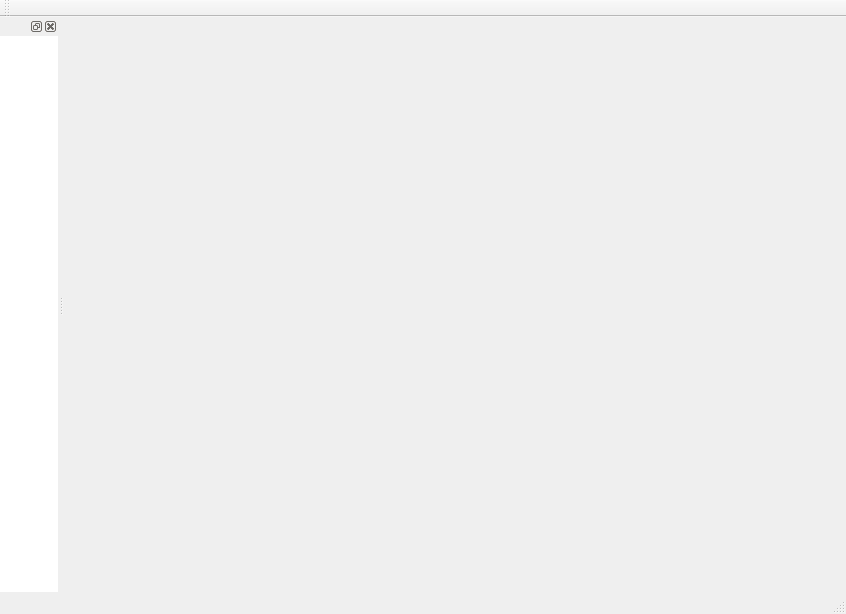
<?xml version="1.0" encoding="UTF-8"?>
<ui version="4.0">
 <class>MainWindowClass</class>
 <widget class="QMainWindow" name="MainWindowClass">
  <property name="geometry">
   <rect>
    <x>0</x>
    <y>0</y>
    <width>846</width>
    <height>614</height>
   </rect>
  </property>
  <property name="windowTitle">
   <string>MainWindow</string>
  </property>
  <widget class="QWidget" name="centralWidgetMask">
   <property name="enabled">
    <bool>true</bool>
   </property>
   <property name="styleSheet">
    <string notr="true"/>
   </property>
   <layout class="QHBoxLayout" name="horizontalLayout">
    <item>
     <widget class="CentralWidget" name="centralWidget" native="true"/>
    </item>
   </layout>
  </widget>
  <widget class="QDockWidget" name="dockWidget">
   <property name="styleSheet">
    <string notr="true">background-color: #ffffff;</string>
   </property>
   <attribute name="dockWidgetArea">
    <number>1</number>
   </attribute>
   <widget class="SidebarWidget" name="sidebarWidget">
    <property name="styleSheet">
     <string notr="true">background-color: #ffffff;</string>
    </property>
   </widget>
  </widget>
  <widget class="ToolBar" name="toolBar">
   <property name="windowTitle">
    <string>toolBar</string>
   </property>
   <attribute name="toolBarArea">
    <enum>TopToolBarArea</enum>
   </attribute>
   <attribute name="toolBarBreak">
    <bool>false</bool>
   </attribute>
  </widget>
  <widget class="QStatusBar" name="statusBar"/>
 </widget>
 <layoutdefault spacing="6" margin="11"/>
 <customwidgets>
  <customwidget>
   <class>ToolBar</class>
   <extends>QToolBar</extends>
   <header>WidgetUI/Toolbar/Toolbar.h</header>
  </customwidget>
  <customwidget>
   <class>CentralWidget</class>
   <extends>QWidget</extends>
   <header>WidgetUI/Centralwidget/Centralwidget.h</header>
   <container>1</container>
  </customwidget>
  <customwidget>
   <class>SidebarWidget</class>
   <extends>QWidget</extends>
   <header>WidgetUI/SidebarWidget/SidebarWidget.h</header>
   <container>1</container>
  </customwidget>
 </customwidgets>
 <resources/>
 <connections/>
</ui>
